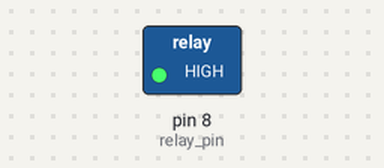
The sketch below on a simulated Arduino Uno, built with avr-gcc and run on an emulated ATmega328P. On the bench: switched loads named in the sketch (green lamp = pin HIGH).

Above: at 1.0 s.
At 3.0 s:
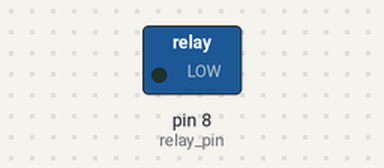
Timing chart, 0 to 5.2 s (numbered marks = the images above):
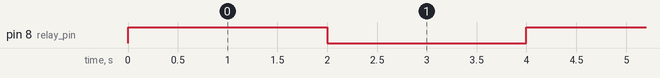

Measured:
- by itself, pin 8 (relay_pin): alternates HIGH for 2.0 s and LOW for 2.0 s

The sketch:

Motor.ino
```cpp
int relay_pin = 8;
void setup()
{
  Serial.begin(9600);
  pinMode(relay_pin,OUTPUT);
}
void loop()
{
  digitalWrite(relay_pin,HIGH);
  delay(2000);
  digitalWrite(relay_pin,LOW);
  delay(2000);
}
```
